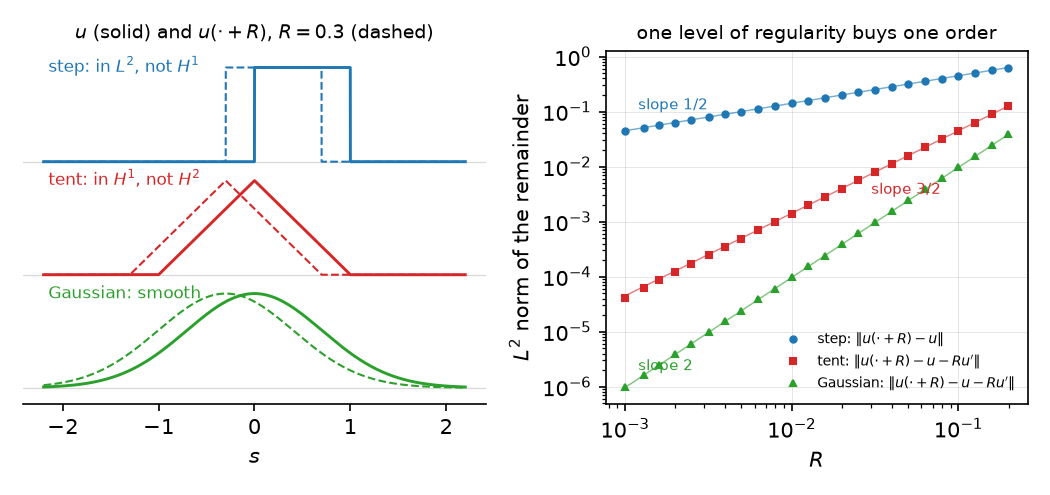

The Python source for this figure:
"""Figure for Chapter 1: the shift map loses one derivative.

Left: three functions on the line and their shifts by R = 0.3 (dashed): a step (in L^2 but not
in H^1), a tent (in H^1 but not in H^2) and a Gaussian (smooth).  The S^1 factor of the cylinder
R x S^1 is dropped; the computation is the same.

Right, on log-log axes: the L^2 size of what is left after the shift is approximated at the best
available order.  For the step, ||u(. + R) - u|| = sqrt(2R): no derivative exists, the shift is not
differentiable at u into L^2.  For the tent, ||u(. + R) - u - R u'|| = sqrt(2) R^{3/2}: the shift is
differentiable at u into L^2 (the remainder is o(R)), with derivative u', because u has one more
derivative than the target level asks for.  For the Gaussian the remainder is O(R^2).  Guide lines
of slopes 1/2, 3/2 and 2 are drawn.

Writes fig1-shift.png (150 dpi, 7 inches wide).
"""
import matplotlib
matplotlib.use("Agg")
import matplotlib.pyplot as plt
import numpy as np

h = 1e-4                        # grid spacing; shifts are whole numbers of grid steps
s = np.arange(-4.0, 4.0, h)

step = ((s >= 0) & (s < 1)).astype(float)
tent = np.clip(1.0 - np.abs(s), 0.0, None)
tent_d = np.where(np.abs(s) < 1, -np.sign(s), 0.0)
gauss = np.exp(-s ** 2)
gauss_d = -2 * s * gauss


def shift(u, k):
    """u(. + R) with R = k h, k an integer: shift the array k places to the left."""
    return np.roll(u, -k)


def l2(u):
    return np.sqrt(np.sum(u ** 2) * h)


ks = np.unique(np.round(np.logspace(1, 3.3, 24)).astype(int))   # R from 1e-3 to 0.2
Rs = ks * h
rem_step = np.array([l2(shift(step, k) - step) for k in ks])
rem_tent = np.array([l2(shift(tent, k) - tent - R * tent_d) for k, R in zip(ks, Rs)])
rem_gauss = np.array([l2(shift(gauss, k) - gauss - R * gauss_d) for k, R in zip(ks, Rs)])

fig, (ax, bx) = plt.subplots(1, 2, figsize=(7.0, 3.3), gridspec_kw={"width_ratios": [1.1, 1]})

# ---------- left: the functions and their shifts ----------
R0 = 0.3
k0 = int(round(R0 / h))
win = (s > -2.2) & (s < 2.2)
cols = {"step": "#1f77b4", "tent": "#d62728", "gauss": "#2ca02c"}
for name, u, off in (("step", step, 2.4), ("tent", tent, 1.2), ("gauss", gauss, 0.0)):
    ax.plot(s[win], u[win] + off, color=cols[name], lw=1.4)
    ax.plot(s[win], shift(u, k0)[win] + off, color=cols[name], lw=1.0, ls="--")
    ax.axhline(off, color="0.85", lw=0.6, zorder=0)
ax.text(-2.15, 2.4 + 0.95, "step: in $L^2$, not $H^1$", fontsize=8, color=cols["step"])
ax.text(-2.15, 1.2 + 0.95, "tent: in $H^1$, not $H^2$", fontsize=8, color=cols["tent"])
ax.text(-2.15, 0.0 + 0.95, "Gaussian: smooth", fontsize=8, color=cols["gauss"])
ax.set_yticks([])
ax.set_xlabel("$s$")
ax.set_title("$u$ (solid) and $u(\\cdot + R)$, $R = 0.3$ (dashed)", fontsize=9)
for sp in ("left", "right", "top"):
    ax.spines[sp].set_visible(False)

# ---------- right: remainders on log-log axes ----------
bx.loglog(Rs, rem_step, "o", ms=3, color=cols["step"], label="step: $\\|u(\\cdot+R)-u\\|$")
bx.loglog(Rs, rem_tent, "s", ms=3, color=cols["tent"], label="tent: $\\|u(\\cdot+R)-u-Ru'\\|$")
bx.loglog(Rs, rem_gauss, "^", ms=3, color=cols["gauss"], label="Gaussian: $\\|u(\\cdot+R)-u-Ru'\\|$")
rr = np.array([Rs[0], Rs[-1]])
bx.loglog(rr, np.sqrt(2 * rr), color=cols["step"], lw=0.7, alpha=0.6)
bx.loglog(rr, np.sqrt(2) * rr ** 1.5, color=cols["tent"], lw=0.7, alpha=0.6)
bx.loglog(rr, rem_gauss[-1] * (rr / Rs[-1]) ** 2, color=cols["gauss"], lw=0.7, alpha=0.6)
bx.text(0.0012, 0.11, "slope 1/2", fontsize=7, color=cols["step"])
bx.text(0.03, 0.0032, "slope 3/2", fontsize=7, color=cols["tent"])
bx.text(0.0012, 2.0e-6, "slope 2", fontsize=7, color=cols["gauss"])
bx.set_xlabel("$R$")
bx.set_ylabel("$L^2$ norm of the remainder")
bx.set_title("one level of regularity buys one order", fontsize=9)
bx.legend(fontsize=6.5, loc="lower right", frameon=False)
bx.grid(True, which="major", lw=0.3, alpha=0.5)

fig.tight_layout()
fig.savefig("fig1-shift.png", dpi=150)

# the exact values quoted in the text, as a check
if __name__ == "__main__":
    for k, R, a, b, c in zip(ks, Rs, rem_step, rem_tent, rem_gauss):
        print(f"R={R:.4f}  step {a:.5f} (sqrt(2R)={np.sqrt(2*R):.5f})  "
              f"tent {b:.6f} (sqrt2 R^1.5={np.sqrt(2)*R**1.5:.6f})  gauss {c:.3e} (ratio/R^2={c/R**2:.3f})")
